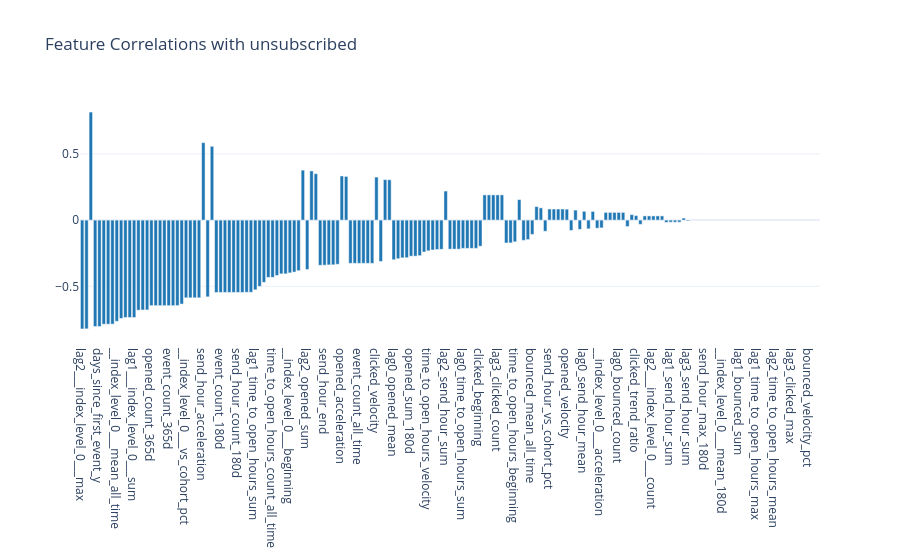

Notebook code cell kept with this figure:
### Markdown cell above
## 5.5 Feature-Target Correlations

Features ranked by absolute correlation with the target variable.

**📖 Interpretation:**
- **Positive correlation**: Higher values = more likely retained
- **Negative correlation**: Higher values = more likely churned
- **|r| > 0.3**: Moderately predictive
- **|r| > 0.5**: Strongly predictive

### Code cell
if findings.target_column and findings.target_column in df.columns:
    target = findings.target_column
    feature_cols = [
        name for name, col in findings.columns.items()
        if col.inferred_type in [ColumnType.NUMERIC_CONTINUOUS, ColumnType.NUMERIC_DISCRETE]
        and name != target
        and name not in TEMPORAL_METADATA_COLS
    ]

    if feature_cols:
        correlations = []
        for col in feature_cols:
            corr = df[[col, target]].corr().iloc[0, 1]
            correlations.append({"Feature": col, "Correlation": corr})

        corr_df = native_pd.DataFrame(correlations).sort_values("Correlation", key=abs, ascending=False)

        fig = charts.bar_chart(
            corr_df["Feature"].tolist(),
            corr_df["Correlation"].tolist(),
            title=f"Feature Correlations with {target}"
        )
        display_figure(fig)
else:
    print("Target column not available for correlation analysis.")

### Figure 1 — Plotly figure (JSON) as saved in the notebook; plotly's stock layout.template omitted (floating-point values rounded to 4 significant figures; data arrays with more than 128 entries replaced by an {"elided": "..."} marker saying what was removed)
{"data": [{"marker": {"color": "#1f77b4"}, "type": "bar", "x": {"elided": "171 str values"}, "y": {"elided": "171 float values"}}], "layout": {"title": {"text": "Feature Correlations with unsubscribed"}, "xaxis": {"title": {}}, "yaxis": {"title": {}}}}
